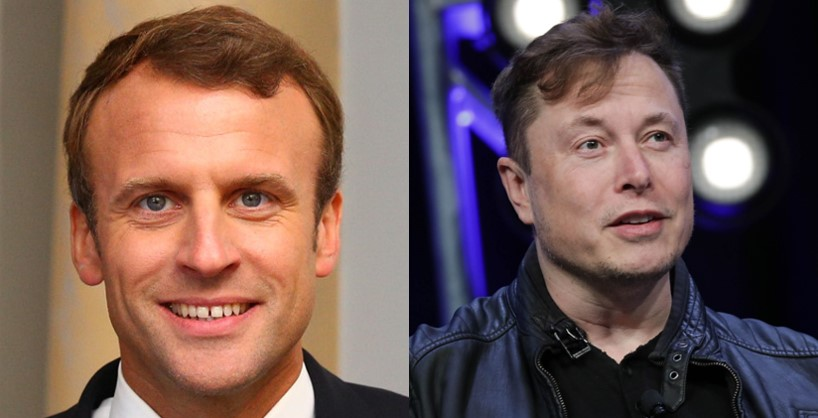
#> input picture face_sdk/api_usage/test_images/test1.jpg, 818 x 418 px
$ python face_crop.py
#> lines starting #> are read from the running program, lines starting #| are printed output that depends on the picture
### face_sdk/utils/lms_trans.py
"""
@author: JiXuan Xu, Jun Wang
@date: 20201015
@contact: jun21wangustc@gmail.com
"""
# it's a approximate map
# 15 --> (99+103)/2
# 17, 19; 20, 22; 16; 9 will be used in face crop(25 points)
lms25_2_lms106 = {1:105, 2:106, 3:34, 4:38, 5:43,
                  6:47, 7:52, 8:55, 9:88, 10:94,
                  11:85, 12:91, 13:63, 14:59, 15:99,
                  16:61, 17:71, 18:73, 19:67, 20:80,
                  21:82, 22:76, 23:36, 24:45, 25:17}

# 1: left eye center
# 2: right eye center
# 3: nose tip
# 4: left mouth corner
# 5: right mouth corner
lms5_2_lms25 = {1:1, 2:2, 3:8, 4:11, 5:12}
lms5_2_lms106 = {1:105, 2:106, 3:55, 4:85, 5:91}

# [11 lines left out: function lms106_2_lms25, not called in this run]

def lms106_2_lms5(lms_106):
    lms5 = []
    for cur_point_index in range(5):
        cur_point_id = cur_point_index + 1
        point_id_106 = lms5_2_lms106[cur_point_id]
        cur_point_index_106 = point_id_106 - 1
        cur_point_x = lms_106[cur_point_index_106 * 2]
        cur_point_y = lms_106[cur_point_index_106 * 2 + 1]
        lms5.append(cur_point_x)
        lms5.append(cur_point_y)
    return lms5

# [11 lines left out: function lms25_2_lms5, not called in this run]

### face_sdk/core/image_cropper/arcface_cropper/FaceRecImageCropper.py
"""
@author: JiXuan Xu, Jun Wang
@date: 20201015
@contact: jun21wangustc@gmail.com
"""
# based on:
# https://github.com/deepinsight/insightface/blob/master/recognition/common/face_align.py

import os
import cv2
import numpy as np
from skimage import transform as trans

from face_sdk.core.image_cropper.BaseImageCropper import BaseImageCropper
from face_sdk.utils.lms_trans import lms106_2_lms5, lms25_2_lms5

src1 = np.array([
    [51.642, 50.115],
    [57.617, 49.990],
    [35.740, 69.007],
    [51.157, 89.050],
    [57.025, 89.702]], dtype=np.float32)
# <--left
src2 = np.array([
    [45.031, 50.118],
    [65.568, 50.872],
    [39.677, 68.111],
    [45.177, 86.190],
    [64.246, 86.758]], dtype=np.float32)

# ---frontal
src3 = np.array([
    [39.730, 51.138],
    [72.270, 51.138],
    [56.000, 68.493],
    [42.463, 87.010],
    [69.537, 87.010]], dtype=np.float32)

# -->right
src4 = np.array([
    [46.845, 50.872],
    [67.382, 50.118],
    [72.737, 68.111],
    [48.167, 86.758],
    [67.236, 86.190]], dtype=np.float32)

# -->right profile
src5 = np.array([
    [54.796, 49.990],
    [60.771, 50.115],
    [76.673, 69.007],
    [55.388, 89.702],
    [61.257, 89.050]], dtype=np.float32)

src = np.array([src1, src2, src3, src4, src5])
src_map = {112: src, 224: src * 2}

arcface_src = np.array([
    [38.2946, 51.6963],
    [73.5318, 51.5014],
    [56.0252, 71.7366],
    [41.5493, 92.3655],
    [70.7299, 92.2041]], dtype=np.float32)

arcface_src = np.expand_dims(arcface_src, axis=0)


# In[66]:

# lmk is prediction; src is template
def estimate_norm(lmk, image_size=112, mode='arcface'):
    assert lmk.shape == (5, 2)
    tform = trans.SimilarityTransform()
    lmk_tran = np.insert(lmk, 2, values=np.ones(5), axis=1)
    min_M = []
    min_index = []
    min_error = float('inf')
    if mode == 'arcface':
        assert image_size == 112
        src = arcface_src
    else:
        src = src_map[image_size]
    for i in np.arange(src.shape[0]):
        tform.estimate(lmk, src[i])
        M = tform.params[0:2, :]
        results = np.dot(M, lmk_tran.T)
        results = results.T
        error = np.sum(np.sqrt(np.sum((results - src[i]) ** 2, axis=1)))
        #         print(error)
        if error < min_error:
            min_error = error
            min_M = M
            min_index = i
    return min_M, min_index


def norm_crop(img, landmark, image_size=112, mode='arcface'):
    M, pose_index = estimate_norm(landmark, image_size, mode)
    warped = cv2.warpAffine(img, M, (image_size, image_size), borderValue=0.0)
    return warped


# my class warpper
class FaceRecImageCropper(BaseImageCropper):
    """Implementation of image cropper

    Attributes:
        image: the input image.
        landmarks: using landmarks information to crop.
    """

    def __init__(self):
        super().__init__()

    def crop_image_by_mat(self, image, landmarks):
        if len(landmarks) == 106 * 2:
            landmarks = lms106_2_lms5(landmarks)
        if len(landmarks) == 25 * 2:
            landmarks = lms25_2_lms5(landmarks)
        assert (len(landmarks) == 5 * 2)
        landmarks = np.array(landmarks)
        height, width, channel = image.shape
        if channel != 3:
            print('Error input.')
        landmarks = landmarks.reshape((5, 2))
        cropped_image = norm_crop(image, landmarks)
        return cropped_image

### face_sdk/face_crop.py
"""
@author: JiXuan Xu, Jun Wang
@date: 20201015
@contact: jun21wangustc@gmail.com
"""
# [8 lines of commented-out code are left out]
import cv2

from face_sdk.core.image_cropper.arcface_cropper.FaceRecImageCropper import FaceRecImageCropper


if __name__ == '__main__':
    image_path = 'api_usage/test_images/test1.jpg'
    image_info_file = 'api_usage/test_images/test1_landmark_res0.txt'
    line = open(image_info_file).readline().strip()
#> (reads face_sdk/api_usage/test_images/test1_landmark_res0.txt from the repository)
    landmarks_str = line.split(' ')
    landmarks = [float(num) for num in landmarks_str]

    face_cropper = FaceRecImageCropper()
    image = cv2.imread(image_path)
#> image is the input picture: shape (418, 818, 3); mean B, G, R 83.1, 87.9, 113
    cropped_image = face_cropper.crop_image_by_mat(image, landmarks)
#> in norm_crop, `warped = cv2.warpAffine(img, M, (image_size, image_size), borderValue=..`:
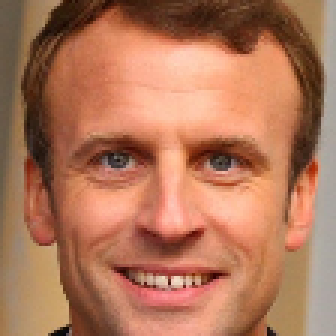
#> warped: shape (112, 112, 3) (shown 3 times larger); mean B, G, R 89.4, 118, 176.3
    cv2.imwrite('api_usage/temp/test1_cropped.jpg', cropped_image)
    # logger.info('Crop image successful!')
